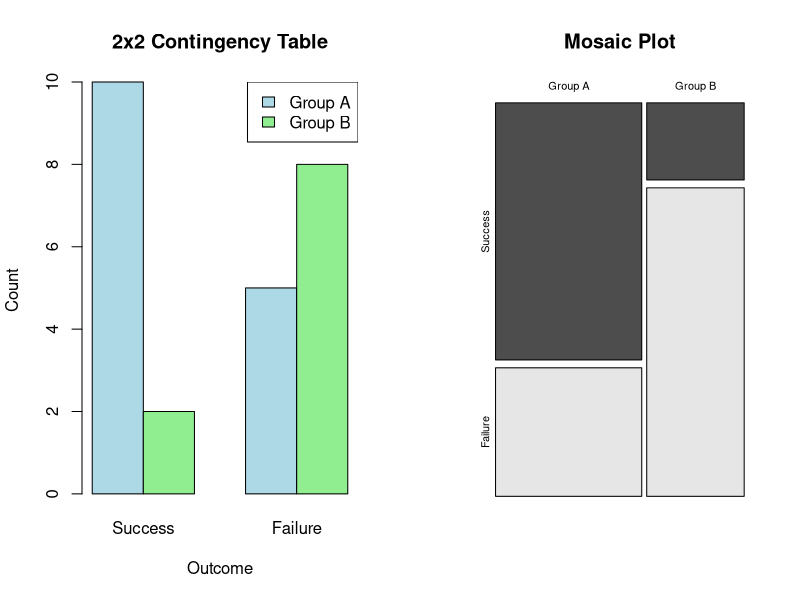

Write R code to recreate this figure.
# Create a 2x2 contingency table
data <- matrix(c(10, 5, 2, 8), nrow = 2, byrow = TRUE)
rownames(data) <- c("Group A", "Group B")
colnames(data) <- c("Success", "Failure")

# Perform Fisher's exact test
fisher_test_result <- fisher.test(data)

# Output
print("Contingency Table:")
print(data)
print("Fisher's Exact Test Result:")
print(fisher_test_result)

# Graphical Output
par(mfrow = c(1, 2))

# Barplot of the contingency table
barplot(data, beside = TRUE, col = c("lightblue", "lightgreen"), 
        main = "2x2 Contingency Table", xlab = "Outcome", ylab = "Count")
legend("topright", legend = rownames(data), fill = c("lightblue", "lightgreen"))

# Mosaic plot
mosaicplot(data, main = "Mosaic Plot", color = TRUE)
